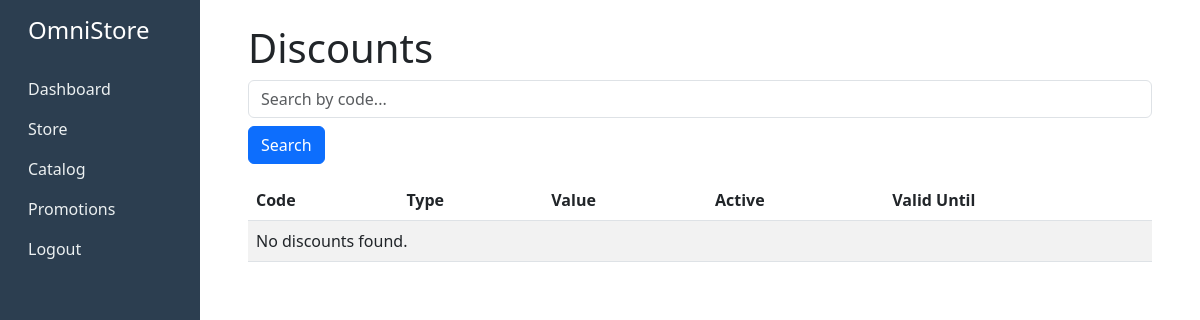
Before: /promotions/discounts/ (signed in) with the older database file.
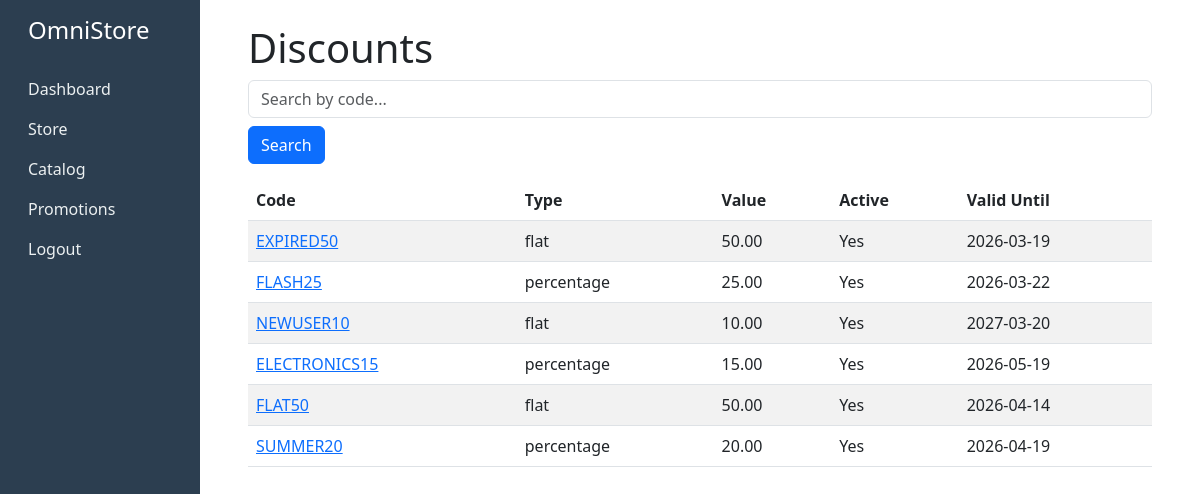
After: the same page with the newer database file.
### promotions/models.py (models this page shows, shortened)
class Discount(models.Model):
    class DiscountType(models.TextChoices):
        PERCENTAGE = 'percentage', 'Percentage'
        FLAT = 'flat', 'Flat Amount'
    code = models.CharField(max_length=50, unique=True)
    discount_type = models.CharField(max_length=20, choices=DiscountType)
    value = models.DecimalField(max_digits=10, decimal_places=2)
    active_from = models.DateTimeField()
    active_until = models.DateTimeField()
    is_active = models.BooleanField(default=True)
    categories = models.ManyToManyField(
        Category,
        blank=True,
        related_name='discounts'
    )
    products = models.ManyToManyField(
        Product,
        blank=True,
        related_name='discounts'
    )
    usage_limit = models.IntegerField(
        null=True,
        blank=True,
        help_text='Maximum number of times this discount can be used'
    )
    usage_count = models.IntegerField(default=0)
    created_at = models.DateTimeField(auto_now_add=True)
    updated_at = models.DateTimeField(auto_now=True)

### promotions/views.py (the view)
# urls.py: path('discounts/', views.discount_list, name='discount_list'),
@login_required
def discount_list(request):
    query = request.GET.get('q', '')
    discounts = Discount.objects.all().order_by('-created_at')
    if query:
        discounts = discounts.filter(code__icontains=query).distinct()
    context = {'discounts': discounts, 'query': query}
    return render(request, 'promotions/discount_list.html', context)

### identity/models.py (called while the page is built)
    @property
    def is_admin(self):
        return self.role == self.Role.ADMIN

    @property
    def is_manager(self):
        return self.role == self.Role.MANAGER

    @property
    def is_staff_member(self):
        return self.role == self.Role.STAFF

### templates/promotions/discount_list.html (shortened to what this page needs)
{% extends 'base.html' %}
{% block content %}
<div class="p-4">
    <h1>Discounts</h1>
    <form method="get" class="mb-3">
        <input type="text" name="q" placeholder="Search by code..." value="{{ query }}" class="form-control">
        <button type="submit" class="btn btn-primary mt-2">Search</button>
    </form>
    <table class="table table-striped">
        <thead>
            <tr>
                <th>Code</th>
                <th>Type</th>
                <th>Value</th>
                <th>Active</th>
                <th>Valid Until</th>
            </tr>
        </thead>
        <tbody>
            {% for discount in discounts %}
            <tr>
                <td><a href="{% url 'promotions:discount_detail' discount.pk %}">{{ discount.code }}</a></td>
                <td>{{ discount.discount_type }}</td>
                <td>{{ discount.value }}</td>
                <td>{{ discount.is_active|yesno:"Yes,No" }}</td>
                <td>{{ discount.active_until|date:"Y-m-d" }}</td>
            </tr>
            {% empty %}
            <tr><td colspan="5">No discounts found.</td></tr>
            {% endfor %}
        </tbody>
    </table>
</div>
{% endblock %}

Changed rows visible on the page:
added Discount: code "EXPIRED50", discount_type "flat", value "50.00", is_active "Yes", active_until "2026-03-19"
added Discount: code "FLASH25", discount_type "percentage", value "25.00", is_active "Yes", active_until "2026-03-22"
added Discount: code "NEWUSER10", discount_type "flat", value "10.00", is_active "Yes", active_until "2027-03-20"
added Discount: code "ELECTRONICS15", discount_type "percentage", value "15.00", is_active "Yes", active_until "2026-05-19"
added Discount: code "FLAT50", discount_type "flat", value "50.00", is_active "Yes", active_until "2026-04-14"
added Discount: code "SUMMER20", discount_type "percentage", value "20.00", is_active "Yes", active_until "2026-04-19"
Other visible differences:
text no longer shown: "No discounts found."
